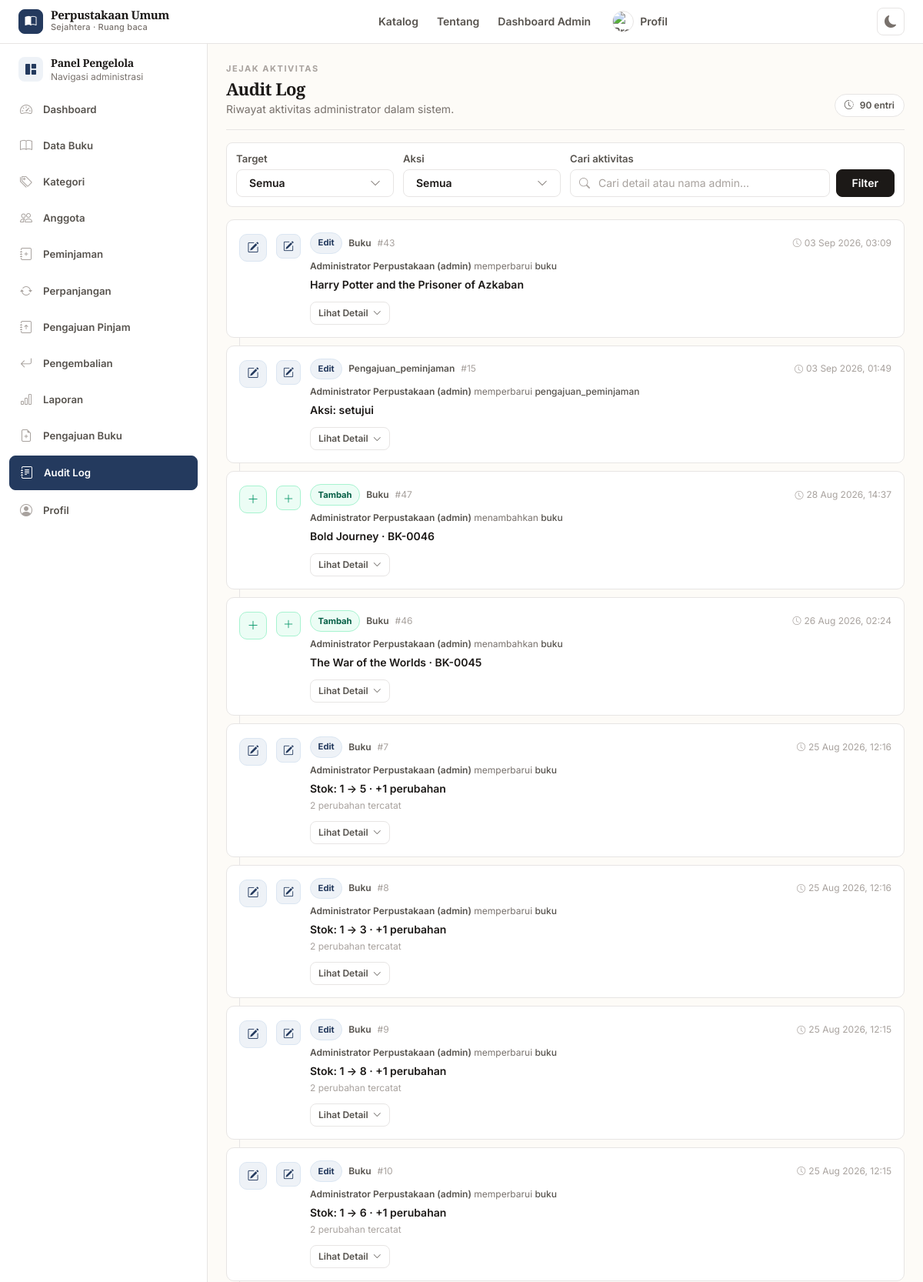
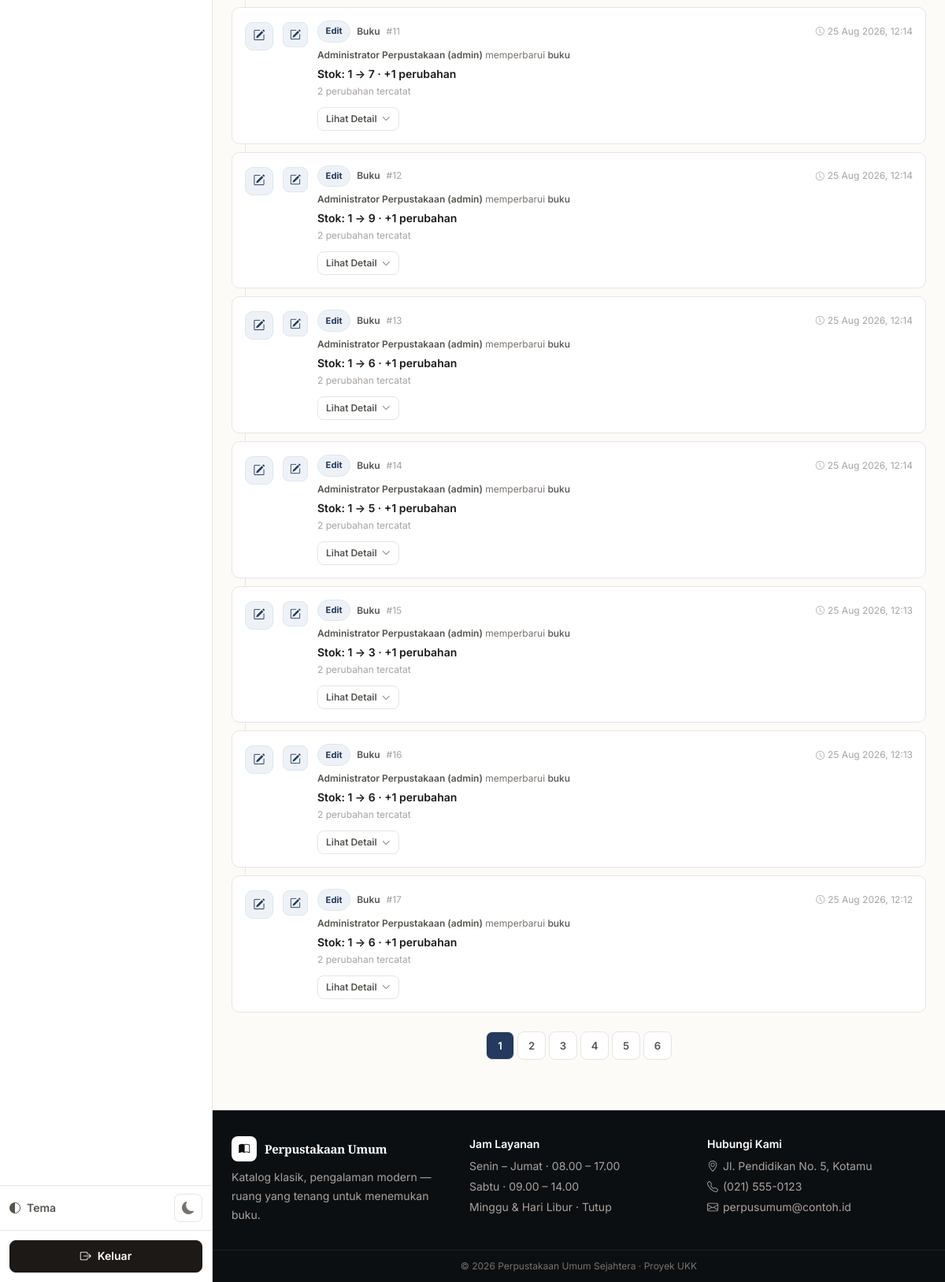
Page /admin/audit_log/index.php (signed in) on the earlier database version (2 pictures, top to bottom).
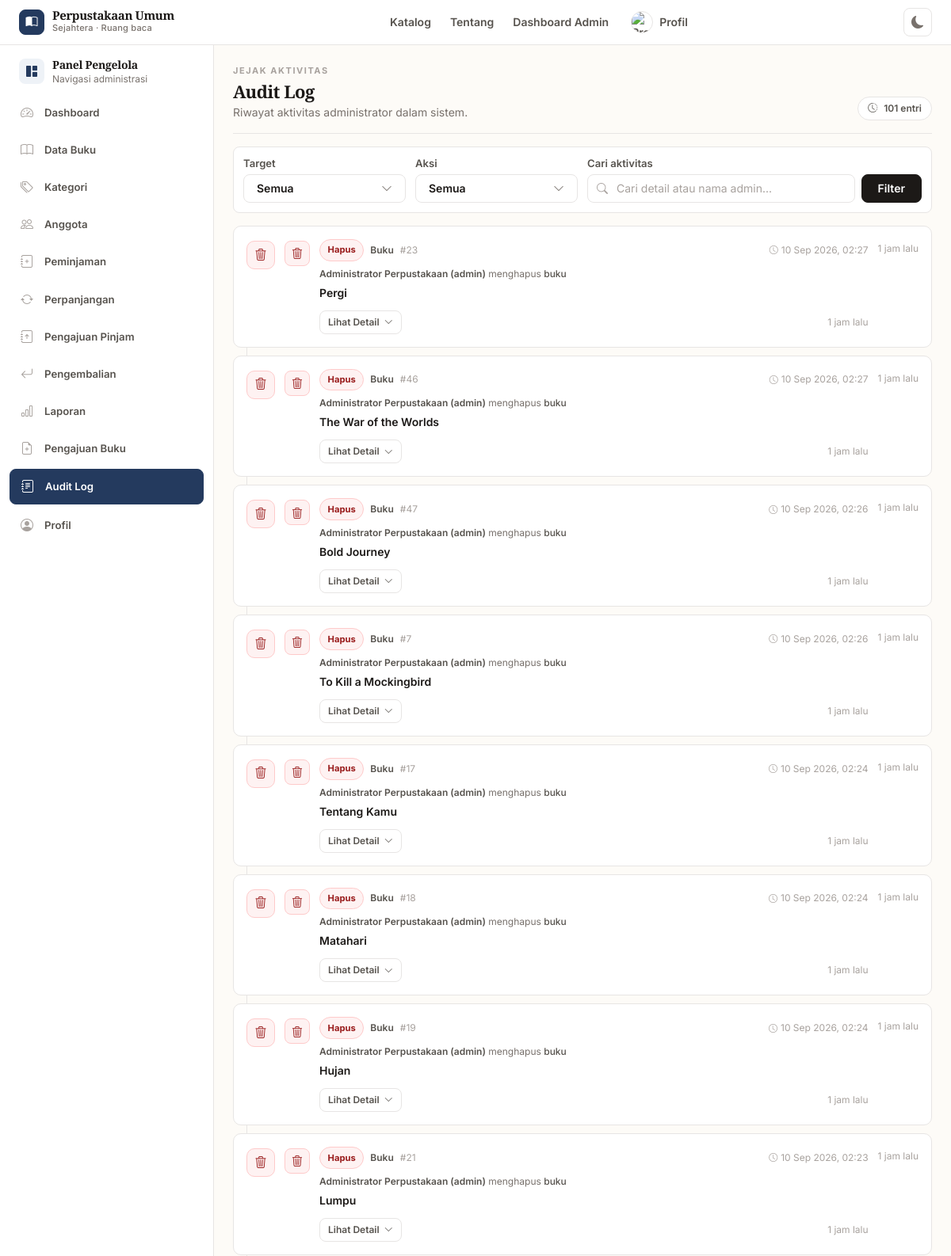
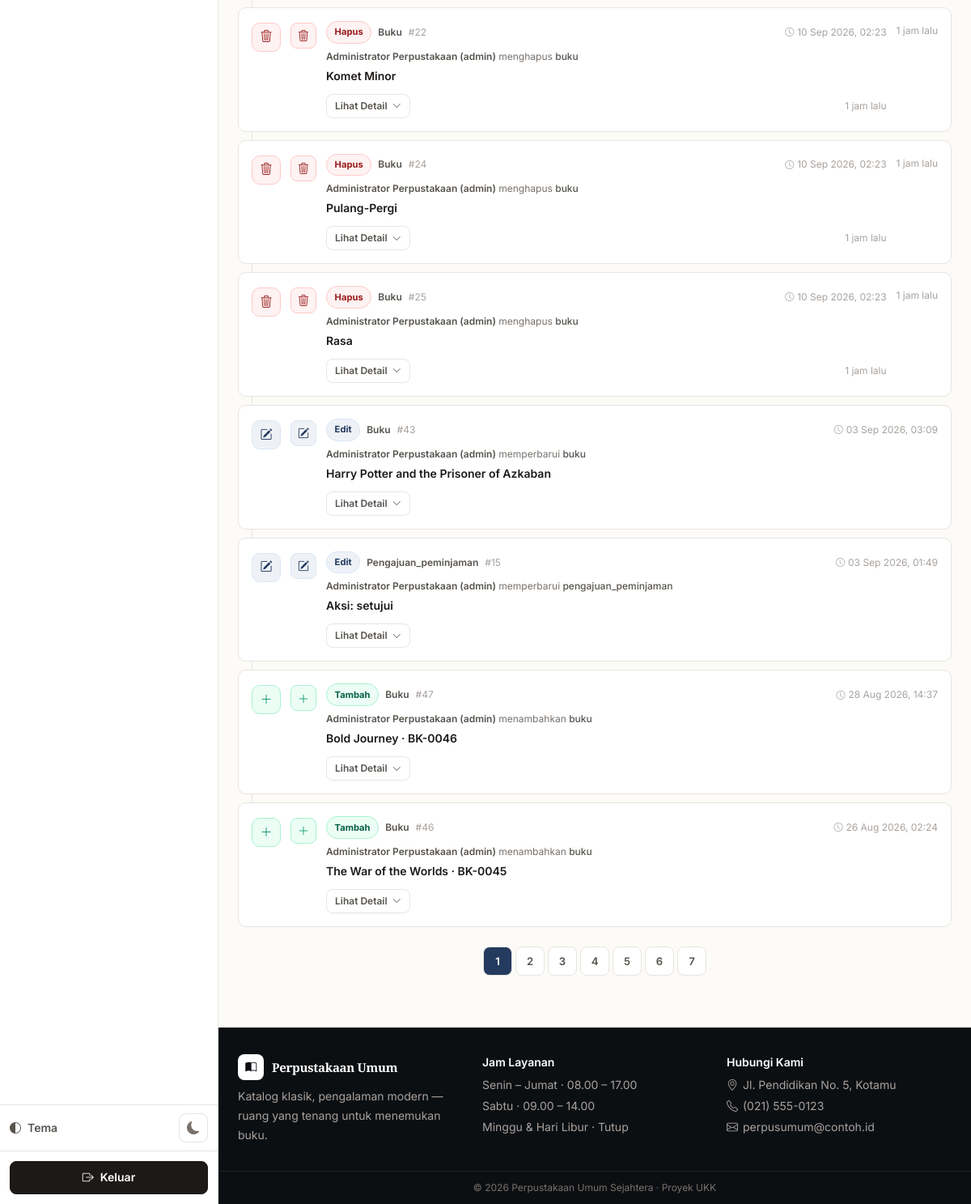
Same page on the later database version (2 pictures, top to bottom).
### tables this page shows
CREATE TABLE `audit_log` (
  `id` int NOT NULL,
  `user_id` int DEFAULT NULL,
  `aksi` enum('tambah','edit','hapus') NOT NULL,
  `target_tabel` varchar(20) NOT NULL,
  `target_id` int NOT NULL,
  `detail` text,
  `created_at` timestamp NOT NULL DEFAULT CURRENT_TIMESTAMP
);

### admin/audit_log/index.php (the view, shortened to what the changed rows need)
<?php
require_once __DIR__ . '/../../config/bootstrap.php';
$filter_tabel = $_GET['tabel'] ?? 'semua';
$filter_aksi = $_GET['aksi'] ?? 'semua';
$kata_kunci = clean($_GET['q'] ?? '');
$halaman = isset($_GET['halaman']) ? max(1, (int)$_GET['halaman']) : 1;
$per_halaman = 15;
$offset = ($halaman - 1) * $per_halaman;
$where = [];
$params = [];
$where_sql = $where ? ('WHERE ' . implode(' AND ', $where)) : '';
$total = 0;
$daftar = [];
$total_halaman = 1;
try {
    $stmt = $pdo->prepare("SELECT COUNT(*) FROM audit_log a LEFT JOIN admin adm ON adm.id_admin = a.user_id $where_sql");
    $stmt->execute($params);
    $total = (int)$stmt->fetchColumn();
    $total_halaman = max(1, (int)ceil($total / $per_halaman));
    $sql = "SELECT a.*, adm.nama AS admin_nama, adm.username FROM audit_log a LEFT JOIN admin adm ON adm.id_admin = a.user_id $where_sql ORDER BY a.created_at DESC, a.id DESC LIMIT :limit OFFSET :offset";
    $stmt = $pdo->prepare($sql);
    $stmt->bindValue(':limit', $per_halaman, PDO::PARAM_INT);
    $stmt->bindValue(':offset', $offset, PDO::PARAM_INT);
    $stmt->execute();
    $daftar = $stmt->fetchAll();
} catch (Throwable $e) {
    $total = 0;
    $daftar = [];
}
if (!function_exists('audit_friendly_label')) {
    function audit_friendly_label($key) {
        $map = [
            'judul' => 'Judul', 'kode' => 'Kode', 'kode_buku' => 'Kode Buku',
            'isbn' => 'ISBN', 'nama' => 'Nama', 'nama_kategori' => 'Nama Kategori',
            'keterangan' => 'Keterangan', 'penulis' => 'Penulis', 'penerbit' => 'Penerbit',
            'tahun_terbit' => 'Tahun Terbit', 'tahun' => 'Tahun', 'stok' => 'Stok',
            'tersedia' => 'Tersedia', 'id_kategori' => 'Kategori', 'kategori' => 'Kategori',
            'lokasi_rak' => 'Lokasi Rak', 'rak' => 'Rak', 'deskripsi' => 'Deskripsi',
            'cover' => 'Cover', 'status' => 'Status', 'alasan' => 'Alasan',
        ];
        $k = strtolower(trim((string)$key));
        return $map[$k] ?? ucwords(str_replace(['_', '-'], ' ', $k));
    }
}
if (!function_exists('audit_format_value')) {
    function audit_format_value($v) {
        if ($v === null || $v === '') return '—';
        $s = (string)$v;
        return $s;
    }
}
if (!function_exists('audit_parse_detail')) {
    function audit_parse_detail($raw) {
        $str = trim((string)$raw);
        $decoded = json_decode($str, true);
        if (json_last_error() === JSON_ERROR_NONE && is_array($decoded)) {
            $items = [];
            $isChange = false;
            foreach ($decoded as $k => $v) {
                if (is_array($v) && array_key_exists('dari', $v) && array_key_exists('ke', $v)) {
                    $isChange = true;
                    $items[] = [
                        'key' => $k,
                        'label' => audit_friendly_label($k),
                        'dari' => audit_format_value($v['dari']),
                        'ke' => audit_format_value($v['ke']),
                        'type' => 'change'
                    ];
                } elseif (is_array($v) && count($v)===2 && isset($v['dari'])===false) {
                    $items[] = ['key'=>$k,'label'=>audit_friendly_label($k),'value'=>audit_format_value($v),'type'=>'value'];
                } else {
                    $items[] = ['key'=>$k,'label'=>audit_friendly_label($k),'value'=>audit_format_value($v),'type'=>'value'];
                }
            }
            return ['type'=> $isChange ? 'change' : 'value', 'items'=>$items, 'raw'=>$str];
        }
        return ['type'=>'text','items'=>[['label'=>'Detail','value'=>audit_format_value($str),'type'=>'value']],'raw'=>$str];
    }
}
if (!function_exists('audit_summary_line')) {
    function audit_summary_line($row, $parsed) {
        $aksi = $row['aksi'] ?? '';
        $target = $row['target_tabel'] ?? '';
        $detailRaw = $row['detail'] ?? '';
        if (!empty($parsed['items'])) {
            $items = $parsed['items'];
            $byKey = [];
            foreach ($items as $it) $byKey[$it['key']] = $it;
            if (isset($byKey['judul']) && $byKey['judul']['type']==='value') {
                $judul = $byKey['judul']['value'];
                $kode = $byKey['kode']['value'] ?? $byKey['kode_buku']['value'] ?? null;
                if ($judul && $kode && $kode!=='—') return $judul . ' · ' . $kode;
                if ($judul) return $judul;
            }
            if ($parsed['type']==='change' && !empty($items)) {
                $first = $items[0];
                $base = $first['label'] . ': ' . $first['dari'] . ' → ' . $first['ke'];
                if (count($items) > 1) $base .= ' · +' . (count($items)-1) . ' perubahan';
                return $base;
            }
            foreach ($items as $it) {
                if ($it['type']==='value' && !empty($it['value']) && $it['value']!=='—') {
                    return $it['label'] . ': ' . $it['value'];
                }
            }
        }
        $raw = trim((string)$detailRaw);
        $clean = trim($raw, "{} \t\n\r\"'");
        return $clean ?: 'Aktivitas dicatat';
    }
}
if (!function_exists('audit_waktu_format')) {
    function audit_waktu_format($ts) {
        $t = strtotime($ts);
        return date('d M Y, H:i', $t);
    }
}
if (!function_exists('audit_relative')) {
    function audit_relative($ts) {
        $t = strtotime($ts);
        $diff = time() - $t;
        if ($diff < 86400) return floor($diff/3600) . ' jam lalu';
        return '';
    }
}
$menu_aktif = 'audit_log';
require_once __DIR__ . '/../../includes/header.php';
require_once __DIR__ . '/../../includes/admin_menu.php';
?>
<div class="flex flex-col sm:flex-row sm:items-end justify-between gap-3 mb-4 pb-4" style="border-bottom:1px solid var(--border)">
  <div class="min-w-0">
    <p class="text-[11px] font-bold tracking-[.14em] uppercase" style="color:var(--text-faint-2)">Jejak aktivitas</p>
    <h1 class="font-display text-[22px] font-bold tracking-tight mt-1" style="color:var(--text)">Audit Log</h1>
    <p class="text-sm mt-1" style="color:var(--text-faint)">Riwayat aktivitas administrator dalam sistem.</p>
  </div>
  <span class="inline-flex items-center gap-2 rounded-full border px-3 py-1.5 text-xs font-semibold shrink-0" style="background:var(--surface); border-color:var(--border); color:var(--text-muted)"><i class="bi bi-clock-history"></i> <?= $total ?> entri</span>
</div>
<?php if (empty($daftar) && $total===0): ?>
  <div class="text-center py-14 bg-white rounded-lg border" style="border-color:var(--border)">
    <div class="w-11 h-11 mx-auto rounded-lg flex items-center justify-center text-lg mb-3" style="background:var(--surface-2); color:var(--text-faint); border:1px solid var(--border)"><i class="bi bi-journal-text"></i></div>
    <h3 class="font-display font-semibold text-sm" style="color:var(--text)">Belum ada log</h3>
    <p class="text-sm mt-1 px-6 max-w-md mx-auto" style="color:var(--text-faint)">Lakukan tambah, edit, atau hapus pada buku atau kategori. Aktivitas akan tercatat otomatis.</p>
    <?php try { $pdo->query("SELECT 1 FROM audit_log LIMIT 1"); } catch (Throwable $e) { echo '<p class="text-xs mt-3 px-4 py-2 rounded-lg inline-block" style="background:#fffbeb; border:1px solid #fde68a; color:#92400e">Tabel <code>audit_log</code> belum ada — jalankan migrasi database.</p>'; } ?>
  </div>
<?php else: ?>
  <div class="audit-wrap space-y-2.5">
    <?php foreach ($daftar as $idx => $row):
      $aksi = $row['aksi'] ?? '';
      $target = $row['target_tabel'] ?? '';
      $parsed = audit_parse_detail($row['detail'] ?? '');
      $summary = audit_summary_line($row, $parsed);
      $waktu = audit_waktu_format($row['created_at'] ?? '');
      $rel = audit_relative($row['created_at'] ?? '');
      $adminNama = trim($row['admin_nama'] ?? '') ?: '—';
      $username = $row['username'] ?? '';
      $adminDisplay = $adminNama;
      if ($username) $adminDisplay .= ' (' . $username . ')';
      $targetLabel = $target==='pengajuan_buku' ? 'Pengajuan' : ucfirst($target);
      $aksiLabel = ucfirst($aksi);
      $verb = $aksi==='tambah' ? 'menambahkan' : ($aksi==='edit' ? 'memperbarui' : 'menghapus');
      $iconClass = $aksi==='tambah' ? 'audit-icon-tambah' : ($aksi==='edit' ? 'audit-icon-edit' : 'audit-icon-hapus');
      $badgeClass = $aksi==='tambah' ? 'audit-badge-tambah' : ($aksi==='edit' ? 'audit-badge-edit' : 'audit-badge-hapus');
      $icon = $aksi==='tambah' ? 'bi-plus-lg' : ($aksi==='edit' ? 'bi-pencil-square' : 'bi-trash3');
      $hasDetail = !empty($parsed['items']);
      $targetId = (int)$row['target_id'];
    ?>
      <article class="audit-card p-3 sm:p-4 relative" style="<?= $idx===0 && count($daftar)>1 ? '' : '' ?>">
        <div class="flex gap-3">
          <span class="audit-icon <?= $iconClass ?> mt-0.5 hidden sm:flex"><i class="bi <?= $icon ?>"></i></span>
          <span class="audit-icon <?= $iconClass ?> mt-0.5 flex sm:hidden" style="width:32px;height:32px;border-radius:8px;font-size:14px"><i class="bi <?= $icon ?>"></i></span>
          <div class="flex-1 min-w-0">
            <div class="flex flex-wrap items-center gap-2">
              <span class="audit-badge <?= $badgeClass ?>"><?= e($aksiLabel) ?></span>
              <span class="text-xs font-semibold" style="color:var(--text-muted)"><?= e($targetLabel) ?></span>
              <span class="text-xs" style="color:var(--text-faint-2)">#<?= $targetId ?></span>
              <span class="hidden sm:inline-flex items-center gap-1 text-xs ml-auto whitespace-nowrap" style="color:var(--text-faint-2)"><i class="bi bi-clock text-[11px]"></i> <?= e($waktu) ?></span>
            </div>
            <p class="text-xs mt-2" style="color:var(--text-faint)">
              <span class="font-semibold" style="color:var(--text-muted)"><?= e($adminDisplay) ?></span>
              <span><?= e($verb) ?></span>
              <span class="font-medium" style="color:var(--text-muted)"><?= e(strtolower($targetLabel)) ?></span>
            </p>
            <p class="text-sm font-semibold mt-1.5 leading-5" style="color:var(--text)">
              <?= e($summary) ?>
            </p>
            <?php if ($parsed['type']==='change' && count($parsed['items'])>1): ?>
              <p class="text-xs mt-1" style="color:var(--text-faint-2)"><?= count($parsed['items']) ?> perubahan tercatat</p>
            <?php endif; ?>
            <div class="mt-3 flex items-center gap-2">
              <?php if ($hasDetail): ?>
                <button type="button" data-audit-toggle aria-expanded="false" class="inline-flex items-center gap-1.5 text-xs font-semibold px-2.5 py-1.5 rounded-lg border bg-white hover:bg-slate-50" style="border-color:var(--border); color:var(--text-muted)">
                  <span class="toggle-label">Lihat Detail</span>
                  <i class="bi bi-chevron-down text-[11px] transition-transform"></i>
                </button>
              <?php else: ?>
                <span class="text-xs" style="color:var(--text-faint-2)">Tidak ada detail tambahan</span>
              <?php endif; ?>
              <span class="ml-auto hidden sm:inline text-xs" style="color:var(--text-faint-2)"><?php if ($rel): ?><?= e($rel) ?><?php endif; ?></span>
            </div>
          </div>
          <?php if ($rel): ?>
            <span class="hidden lg:block text-xs whitespace-nowrap mt-1 shrink-0" style="color:var(--text-faint-2)"><?= e($rel) ?></span>
          <?php endif; ?>
        </div>
      </article>
    <?php endforeach; ?>
  </div>
  <?php if ($total_halaman > 1): ?>
    <div class="flex justify-center items-center gap-1 mt-6 flex-wrap">
      <?php
        $pages = [];
        if ($total_halaman <= 7) {
          for ($i=1;$i<=$total_halaman;$i++) $pages[]=$i;
        }
        foreach ($pages as $p):
          if ($p === '...'): ?>
            <span class="shrink-0 w-9 h-9 flex items-center justify-center text-xs" style="color:var(--text-faint)">…</span>
          <?php else: ?>
            <a href="?tabel=<?= e($filter_tabel) ?>&aksi=<?= e($filter_aksi) ?>&q=<?= urlencode($kata_kunci) ?>&halaman=<?= $p ?>"
               class="shrink-0 w-9 h-9 flex items-center justify-center rounded-lg text-sm font-semibold transition <?= $p===$halaman ? 'bg-brand-600 text-white' : 'bg-white border hover:bg-slate-50' ?>" style="<?= $p===$halaman ? '' : 'border-color:var(--border); color:var(--text-muted)' ?>"><?= $p ?></a>
          <?php endif;
        endforeach;
      ?>
    </div>
  <?php endif; ?>
<?php endif; ?>
<?php require_once __DIR__ . '/../../includes/footer.php'; ?>

### includes/admin_menu.php (shortened to what the changed rows need)
<?php
$menu_aktif = $menu_aktif ?? '';
$items = admin_menu_items();
?>
<?php if (isset($menu_aktif) && $menu_aktif !== ''): ?>
<aside class="hidden min-[900px]:flex fixed left-0 top-[56px] bottom-0 z-30 w-[270px] flex-col border-r bg-white" style="border-color: var(--border)" aria-label="Panel Pengelola">
  <div class="flex-1 overflow-y-auto px-3 py-4">
    <div class="space-y-1">
      <?php foreach ($items as $key => $item): ?>
        <a href="<?= BASE_URL . $item['url'] ?>"
           class="group flex items-center gap-3 px-3 py-2.5 rounded-lg text-sm font-semibold transition <?= $menu_aktif === $key ? 'bg-brand-600 text-white' : 'text-slate-600 hover:bg-brand-50 hover:text-brand-700' ?>">
          <i class="bi <?= e($item['icon']) ?> text-base w-5 text-center <?= $menu_aktif === $key ? 'text-white' : 'text-slate-400 group-hover:text-brand-600' ?>"></i>
          <span class="flex-1"><?= e($item['label']) ?></span>
        </a>
      <?php endforeach; ?>
    </div>
  </div>
</aside>
<?php endif; ?>

Differences in the rows shown:
no longer on this page (row unchanged): audit_log: aksi "Edit", target_tabel "Buku", target "7", created_at "25 Aug 2026, 12:16", user.username "Administrator Perpustakaan (admin)", aksi "memperbarui", target_tabel "buku", detail "Stok: 1 → 5 · +1 perubahan"
no longer on this page (row unchanged): audit_log: aksi "Edit", target_tabel "Buku", target "8", created_at "25 Aug 2026, 12:16", user.username "Administrator Perpustakaan (admin)", aksi "memperbarui", target_tabel "buku", detail "Stok: 1 → 3 · +1 perubahan"
no longer on this page (row unchanged): audit_log: aksi "Edit", target_tabel "Buku", target "9", created_at "25 Aug 2026, 12:15", user.username "Administrator Perpustakaan (admin)", aksi "memperbarui", target_tabel "buku", detail "Stok: 1 → 8 · +1 perubahan"
no longer on this page (row unchanged): audit_log: aksi "Edit", target_tabel "Buku", target "10", created_at "25 Aug 2026, 12:15", user.username "Administrator Perpustakaan (admin)", aksi "memperbarui", target_tabel "buku", detail "Stok: 1 → 6 · +1 perubahan"
no longer on this page (row unchanged): audit_log: aksi "Edit", target_tabel "Buku", target "11", created_at "25 Aug 2026, 12:14", user.username "Administrator Perpustakaan (admin)", aksi "memperbarui", target_tabel "buku", detail "Stok: 1 → 7 · +1 perubahan"
no longer on this page (row unchanged): audit_log: aksi "Edit", target_tabel "Buku", target "12", created_at "25 Aug 2026, 12:14", user.username "Administrator Perpustakaan (admin)", aksi "memperbarui", target_tabel "buku", detail "Stok: 1 → 9 · +1 perubahan"
no longer on this page (row unchanged): audit_log: aksi "Edit", target_tabel "Buku", target "13", created_at "25 Aug 2026, 12:14", user.username "Administrator Perpustakaan (admin)", aksi "memperbarui", target_tabel "buku", detail "Stok: 1 → 6 · +1 perubahan"
no longer on this page (row unchanged): audit_log: aksi "Edit", target_tabel "Buku", target "14", created_at "25 Aug 2026, 12:14", user.username "Administrator Perpustakaan (admin)", aksi "memperbarui", target_tabel "buku", detail "Stok: 1 → 5 · +1 perubahan"
no longer on this page (row unchanged): audit_log: aksi "Edit", target_tabel "Buku", target "15", created_at "25 Aug 2026, 12:13", user.username "Administrator Perpustakaan (admin)", aksi "memperbarui", target_tabel "buku", detail "Stok: 1 → 3 · +1 perubahan"
no longer on this page (row unchanged): audit_log: aksi "Edit", target_tabel "Buku", target "16", created_at "25 Aug 2026, 12:13", user.username "Administrator Perpustakaan (admin)", aksi "memperbarui", target_tabel "buku", detail "Stok: 1 → 6 · +1 perubahan"
no longer on this page (row unchanged): audit_log: aksi "Edit", target_tabel "Buku", target "17", created_at "25 Aug 2026, 12:12", user.username "Administrator Perpustakaan (admin)", aksi "memperbarui", target_tabel "buku", detail "Stok: 1 → 6 · +1 perubahan"
added audit_log: aksi "Hapus", target_tabel "Buku", target "23", created_at "10 Sep 2026, 02:27", user.username "Administrator Perpustakaan (admin)", aksi "menghapus", target_tabel "buku", detail "Pergi", created_at "1 jam lalu"
added audit_log: aksi "Hapus", target_tabel "Buku", target "46", created_at "10 Sep 2026, 02:27", user.username "Administrator Perpustakaan (admin)", aksi "menghapus", target_tabel "buku", detail "The War of the Worlds", created_at "1 jam lalu"
added audit_log: aksi "Hapus", target_tabel "Buku", target "47", created_at "10 Sep 2026, 02:26", user.username "Administrator Perpustakaan (admin)", aksi "menghapus", target_tabel "buku", detail "Bold Journey", created_at "1 jam lalu"
added audit_log: aksi "Hapus", target_tabel "Buku", target "7", created_at "10 Sep 2026, 02:26", user.username "Administrator Perpustakaan (admin)", aksi "menghapus", target_tabel "buku", detail "To Kill a Mockingbird", created_at "1 jam lalu"
added audit_log: aksi "Hapus", target_tabel "Buku", target "17", created_at "10 Sep 2026, 02:24", user.username "Administrator Perpustakaan (admin)", aksi "menghapus", target_tabel "buku", detail "Tentang Kamu", created_at "1 jam lalu"
added audit_log: aksi "Hapus", target_tabel "Buku", target "18", created_at "10 Sep 2026, 02:24", user.username "Administrator Perpustakaan (admin)", aksi "menghapus", target_tabel "buku", detail "Matahari", created_at "1 jam lalu"
added audit_log: aksi "Hapus", target_tabel "Buku", target "19", created_at "10 Sep 2026, 02:24", user.username "Administrator Perpustakaan (admin)", aksi "menghapus", target_tabel "buku", detail "Hujan", created_at "1 jam lalu"
added audit_log: aksi "Hapus", target_tabel "Buku", target "21", created_at "10 Sep 2026, 02:23", user.username "Administrator Perpustakaan (admin)", aksi "menghapus", target_tabel "buku", detail "Lumpu", created_at "1 jam lalu"
added audit_log: aksi "Hapus", target_tabel "Buku", target "22", created_at "10 Sep 2026, 02:23", user.username "Administrator Perpustakaan (admin)", aksi "menghapus", target_tabel "buku", detail "Komet Minor", created_at "1 jam lalu"
added audit_log: aksi "Hapus", target_tabel "Buku", target "24", created_at "10 Sep 2026, 02:23", user.username "Administrator Perpustakaan (admin)", aksi "menghapus", target_tabel "buku", detail "Pulang-Pergi", created_at "1 jam lalu"
added audit_log: aksi "Hapus", target_tabel "Buku", target "25", created_at "10 Sep 2026, 02:23", user.username "Administrator Perpustakaan (admin)", aksi "menghapus", target_tabel "buku", detail "Rasa", created_at "1 jam lalu"
Other differences:
$total: "90" → "101"
new list line: "7"
